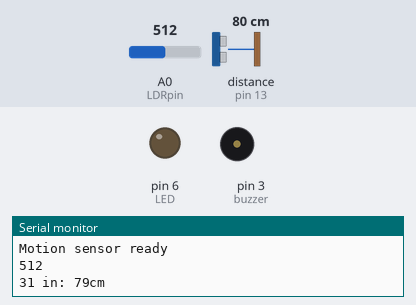
A sketch run on a simulated Arduino Uno, built with avr-gcc and run on an emulated ATmega328P. On the bench: output pins drawn as LEDs (lit = HIGH), buzzer (waves = sounding), the last lines printed to the serial monitor. Wiring (inferred from the names in the program): ultrasonic range finder: trigger pin 12; echo pin 13. The test bench sets the inputs (shaded band); at power-on: distance to the obstacle (sensor on pin 13) 80 cm, A0 (LDRpin) = 512. The echo pulse lasts 58.3 µs per cm; the modem accepts every AT command (registered, SIM ready, sends succeed) and sends nothing else; pins used as bus, display or sensor lines are not drawn.

Above: at 1.3 s.
1.4 s: distance to the obstacle (sensor on pin 13) set to 13 cm
6.5 s: distance to the obstacle (sensor on pin 13) set to 10 cm
At 8.7 s:
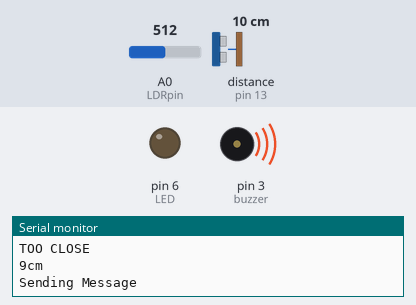
11.6 s: A0 (LDRpin) set to 211
16.8 s: A0 (LDRpin) set to 184
At 25.0 s:
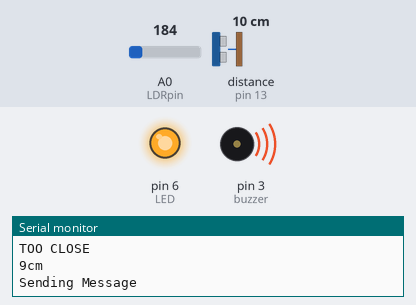
25.6 s: A0 (LDRpin) set to 210
30.7 s: distance to the obstacle (sensor on pin 13) set to 18 cm
At 31.9 s:
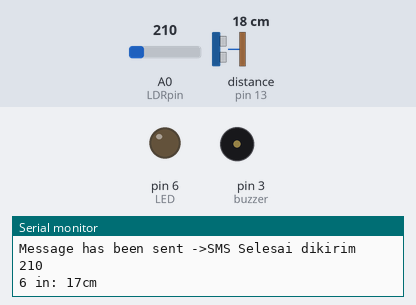
Timing chart, 0 to 33.7 s (numbered marks = the images above; inputs shaded):
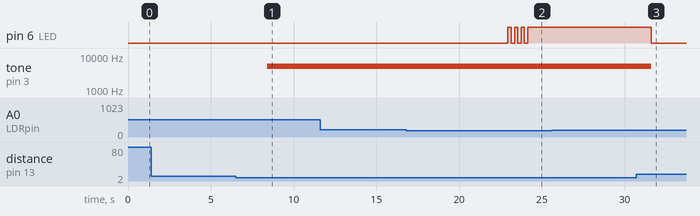

Measured:
- the behaviour switches between 12 and 11 cm on distance to the obstacle (sensor on pin 13) (found by bisection; images 0 and 1)
- the behaviour switches between 200 and 199 on A0 (LDRpin) (found by bisection; images 1 and 2)
- after the input at 6.5 s, tone on pin 3 (buzzer): silent → 5000 Hz after 1.9 s
- after the input at 16.8 s, pin 6 (LED): alternates HIGH for 0.20 s and LOW for 0.20 s, 7 changes in all, then stays HIGH, starting after 6.1 s
- after the input at 30.7 s, pin 6 (LED): HIGH → LOW after 0.91 s; tone on pin 3 (buzzer): 5000 Hz → silent after 0.91 s

The sketch:

code1.ino
```cpp
#include <SoftwareSerial.h>
SoftwareSerial SIM900A(10,11);

const int TRIG_PIN = 12;
const int ECHO_PIN = 13;
int LED = 6;
int buzzer = 3;
int LDRpin = A0;

int LDRValue = 0;

long duration, distanceCm, distanceIn;

void setup()
{
  SIM900A.begin(9600);   // Setting the baud rate of GSM Module
  Serial.begin(9600);    // Setting the baud rate of Serial Monitor (Arduino)
  Serial.println ("SIM900A Ready");
  delay(100);
  pinMode(TRIG_PIN,OUTPUT);
  pinMode(ECHO_PIN,INPUT);
  pinMode(LED,OUTPUT);
  pinMode(LDRpin, INPUT);
  pinMode(buzzer,OUTPUT);
  Serial.println ("Motion sensor ready");
}

void loop()
{
  digitalWrite(TRIG_PIN, LOW);
  delayMicroseconds(2);
  digitalWrite(TRIG_PIN, HIGH);
  delayMicroseconds(10);
  digitalWrite(TRIG_PIN, LOW);
  duration = pulseIn(ECHO_PIN,HIGH);

  // convert the time into a distance
  distanceCm = duration / 29.1 / 2 ;
  distanceIn = duration / 74 / 2;

  LDRValue = analogRead(LDRpin);
  Serial.println(LDRValue);
  delay(100);

  if (distanceCm <= 10)
  {
    Serial.println("TOO CLOSE");
    Serial.print(distanceCm);
    Serial.print("cm");
    Serial.println();
    tone(buzzer,5000);
    if(LDRValue < 200)
    {
      digitalWrite(LED, HIGH);
      delay(200);
      digitalWrite(LED, LOW);
      delay(200);
      digitalWrite(LED, HIGH);
      delay(200);
      digitalWrite(LED, LOW);
      delay(200);
      digitalWrite(LED, HIGH);
      delay(200);
      digitalWrite(LED, LOW);
      delay(200);
      digitalWrite(LED, HIGH);
      delay(200);
      }
    SendMessage();
  }
  else
  {
    digitalWrite(LED, LOW);
    noTone(buzzer);
    Serial.print(distanceIn);
    Serial.print(" in: ");
    Serial.print(distanceCm);
    Serial.print("cm");
    Serial.println();
  }
  delay(4000);

}

 void SendMessage()
{
  Serial.println ("Sending Message");
  SIM900A.println("AT+CMGF=1");    //Sets the GSM Module in Text Mode
  delay(1000);
  Serial.println ("Set SMS Number");
  SIM900A.println("AT+CMGS=\"+2349018932591\"\r"); //Mobile phone number to send message
  delay(1000);
  Serial.println ("Set SMS Content");
  SIM900A.println("Animal in the farm");// Messsage content
  delay(100);
  Serial.println ("Finish");
  SIM900A.println((char)26);// ASCII code of CTRL+Z
  delay(1000);
  Serial.println ("Message has been sent ->SMS Selesai dikirim");
}
```
